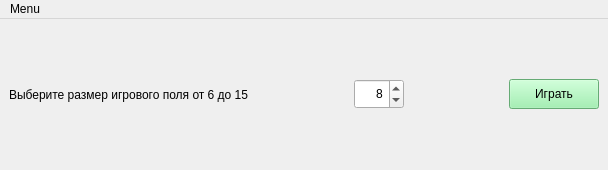
<?xml version="1.0" encoding="UTF-8"?>
<ui version="4.0">
 <class>MainWindow</class>
 <widget class="QMainWindow" name="MainWindow">
  <property name="geometry">
   <rect>
    <x>0</x>
    <y>0</y>
    <width>608</width>
    <height>170</height>
   </rect>
  </property>
  <property name="windowTitle">
   <string>Морской бой</string>
  </property>
  <widget class="QWidget" name="centralwidget">
   <layout class="QVBoxLayout" name="verticalLayout">
    <item>
     <layout class="QHBoxLayout" name="horizontalLayout">
      <item>
       <widget class="QLabel" name="label">
        <property name="minimumSize">
         <size>
          <width>0</width>
          <height>45</height>
         </size>
        </property>
        <property name="text">
         <string>Выберите размер игрового поля от 6 до 15</string>
        </property>
       </widget>
      </item>
      <item>
       <spacer name="horizontalSpacer">
        <property name="orientation">
         <enum>Qt::Horizontal</enum>
        </property>
        <property name="sizeHint" stdset="0">
         <size>
          <width>40</width>
          <height>20</height>
         </size>
        </property>
       </spacer>
      </item>
      <item>
       <widget class="QSpinBox" name="spinBox">
        <property name="minimumSize">
         <size>
          <width>50</width>
          <height>30</height>
         </size>
        </property>
        <property name="alignment">
         <set>Qt::AlignRight|Qt::AlignTrailing|Qt::AlignVCenter</set>
        </property>
        <property name="minimum">
         <number>4</number>
        </property>
        <property name="maximum">
         <number>12</number>
        </property>
        <property name="value">
         <number>8</number>
        </property>
       </widget>
      </item>
      <item>
       <spacer name="horizontalSpacer_2">
        <property name="orientation">
         <enum>Qt::Horizontal</enum>
        </property>
        <property name="sizeHint" stdset="0">
         <size>
          <width>40</width>
          <height>20</height>
         </size>
        </property>
       </spacer>
      </item>
      <item>
       <widget class="QPushButton" name="pushButton">
        <property name="minimumSize">
         <size>
          <width>90</width>
          <height>30</height>
         </size>
        </property>
        <property name="styleSheet">
         <string notr="true">background-color: rgb(143, 240, 164);
alternate-background-color: rgb(34, 215, 241);</string>
        </property>
        <property name="text">
         <string>Играть</string>
        </property>
       </widget>
      </item>
     </layout>
    </item>
   </layout>
  </widget>
  <widget class="QMenuBar" name="menubar">
   <property name="geometry">
    <rect>
     <x>0</x>
     <y>0</y>
     <width>608</width>
     <height>22</height>
    </rect>
   </property>
   <widget class="QMenu" name="menuMenu">
    <property name="title">
     <string>Menu</string>
    </property>
    <widget class="QMenu" name="menu">
     <property name="title">
      <string>Разработано</string>
     </property>
     <addaction name="action_3"/>
    </widget>
    <addaction name="action_2"/>
    <addaction name="menu"/>
   </widget>
   <addaction name="menuMenu"/>
  </widget>
  <action name="action">
   <property name="checkable">
    <bool>true</bool>
   </property>
   <property name="checked">
    <bool>true</bool>
   </property>
   <property name="text">
    <string>Расстановка кораблей автоматически</string>
   </property>
  </action>
  <action name="action_3">
   <property name="text">
    <string>Егоров В.А.</string>
   </property>
  </action>
  <action name="action_2">
   <property name="checkable">
    <bool>false</bool>
   </property>
   <property name="enabled">
    <bool>false</bool>
   </property>
   <property name="text">
    <string>Сохранить полученную картинку</string>
   </property>
  </action>
 </widget>
 <resources/>
 <connections/>
</ui>
